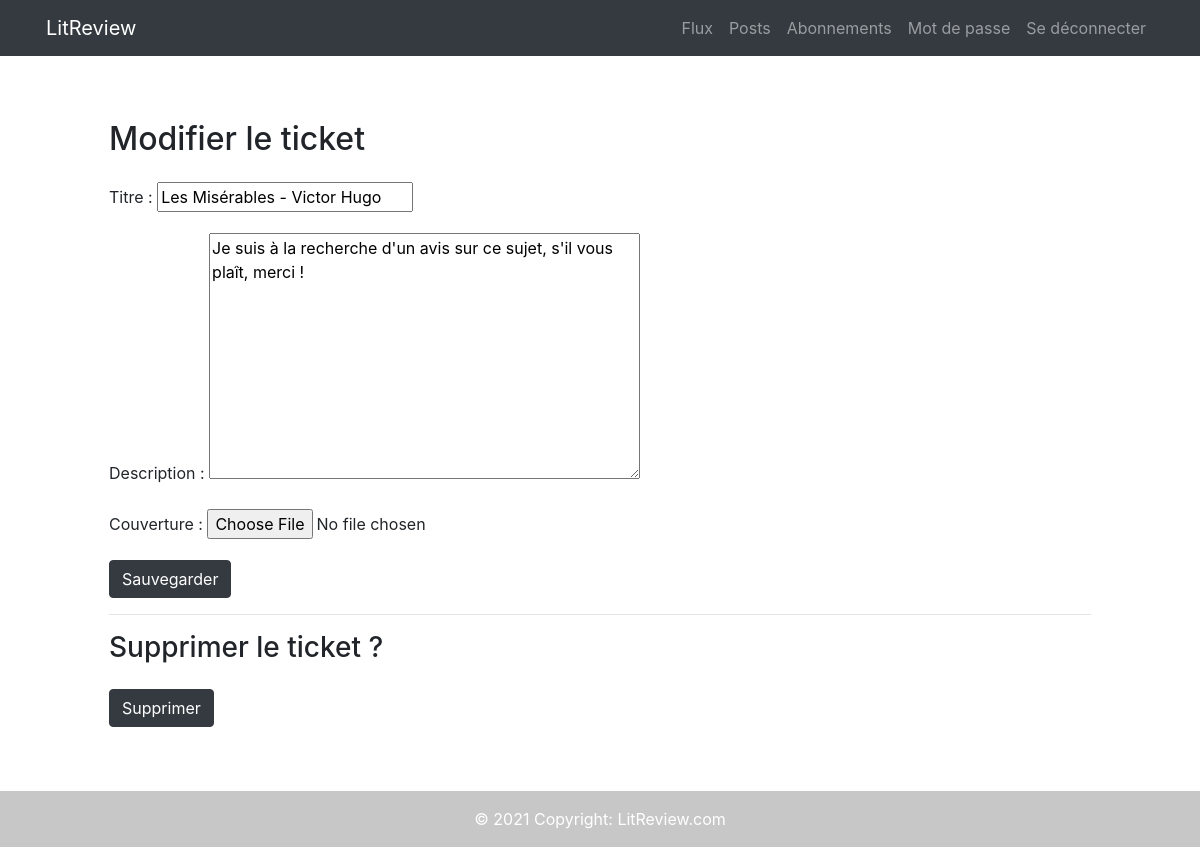
The page /reviews/ticket/1/edit/ (signed in) on the database its author committed.
### reviews/models.py (models this page shows, shortened)
class Ticket(models.Model):
    title = models.CharField(max_length=128)
    description = models.TextField(max_length=2048, blank=True)
    author = models.ForeignKey(
        to=settings.AUTH_USER_MODEL,
        on_delete=models.CASCADE,
        )
    image = models.ImageField(null=True, blank=True, upload_to=settings.MEDIA_ROOT)
    time_created = models.DateTimeField(auto_now_add=True)
    has_review = models.BooleanField(default=False)
    IMAGE_MAX_SIZE = (800, 800)

### reviews/views.py (the view)
# urls.py: path('ticket/<pk>/edit/', views.UpdateTicketView.as_view(), name='edit_ticket'),
class UpdateTicketView(LoginRequiredMixin, UpdateView):
    model = models.Ticket
    form_class = forms.TicketForm
    template_name = 'reviews/edit_ticket.html'
    success_url = '/'

### reviews/forms.py
class TicketForm(forms.ModelForm):
    edit_ticket = forms.BooleanField(widget=forms.HiddenInput, initial=True)
    class Meta:
        model = models.Ticket
        fields = ['title', 'description', 'image']
        labels = {
            'title':'Titre',
            'description':'Description',
            'image':'Couverture'
            }

### reviews/templates/reviews/edit_ticket.html (shortened to what this page needs)
{% extends 'base.html' %}
{% block content %}
<section class="p-5 m-3">
    <h2 class="pb-3">Modifier le ticket</h2>
    <form method="post" enctype="multipart/form-data">
        {{ form.as_p }}
        <button type="submit"  class="btn btn-dark">Sauvegarder</button>
    </form>
    <hr>
    <h3 class="pb-3">Supprimer le ticket ?</h3>
    <a href="{% url 'delete_ticket' ticket.id %}">
      <button type="submit"  class="btn btn-dark">Supprimer</button>
    </a>
</section>
{% endblock content %}

### rows shown on the page
Ticket: title "Les Misérables - Victor Hugo", description "Je suis à la recherche d'un avis sur ce sujet, s'il vous plaît, merci !"
